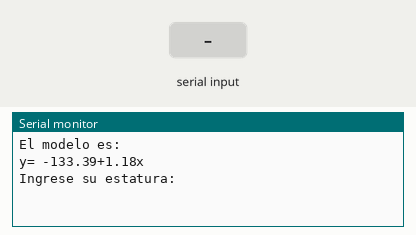
Simulated run of this sketch. Board: Arduino Uno, built with avr-gcc and run on an emulated ATmega328P. Parts: the last lines printed to the serial monitor. Inputs (shaded band) come from the test bench.

Above: at 1.2 s.
1.3 s: "90,45\n" received over Serial
At 2.7 s:
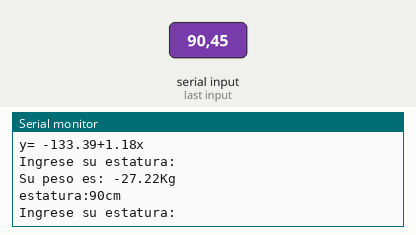
3.8 s: "30,150\n" received over Serial
At 5.8 s:
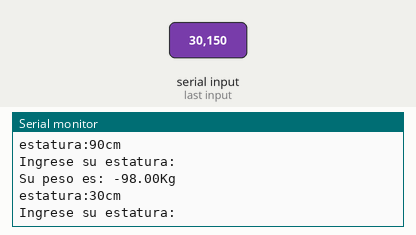

The sketch:

Pillajo_Gustavo_Embebidos_Deber11.ino
```cpp
int matriz[14][2]={
  {170,67},
  {180,80},
  {170,65},
  {178,75},
  {160,55},
  {163,60},
  {165,63},
  {170,70},
  {164,62},
  {176,77},
  {164,60},
  {170,76},
  {170,56},
  {168,60},
};

int col=0;
int fil=0;
int Ex=0;
int Ey=0;
long int Exy=0; //sumatoria x*y
long int Ex2=0; //sumatoria x^2
long int Ex_2=0; //sumatoria Ex^2
int n= 14;
float Bo; //ordenada en el origen
float m; //pendiente
String dato;
int estatura; //convertir dato
float peso;
int m1;

void setup() {
  Serial.begin(9600);

  for(;fil<n;fil++){
    Ex=Ex+matriz[fil][0];
    Ey=Ey+matriz[fil][1];
    Exy=Exy+(matriz[fil][0]*matriz[fil][1]);
    Ex2=Ex2+pow(matriz[fil][0],2);
  }
  Ex_2=pow(Ex,2);
  Bo=(float(Ex2*Ey)-float(Ex*Exy))/(float(n*Ex2-Ex_2));
  m1=(n*Exy)-(Ex*Ey);
  m=(float(m1))/(float(n*Ex2-Ex_2));
  Serial.println("El modelo es: ");
  Serial.println(String("y= ")+String(Bo)+String("+")+String(m)+String("x"));
  Serial.println("Ingrese su estatura: ");
}

void loop() {
  if(Serial.available()>0){
    dato=Serial.readString();
    estatura=dato.toInt();
    peso=m*estatura+Bo;
    Serial.println("");
    Serial.println(String("Su peso es: ")+String(peso)+String("Kg"));
    Serial.println(String("estatura:")+String(estatura)+String("cm"));
    Serial.println("Ingrese su estatura: ");

  }
}
```

Measured:
- after the input at 1.3 s, the serial monitor: prints a new line after 1.0 s (image 1)
- after the input at 3.8 s, the serial monitor: prints a new line after 1.0 s (image 2)
